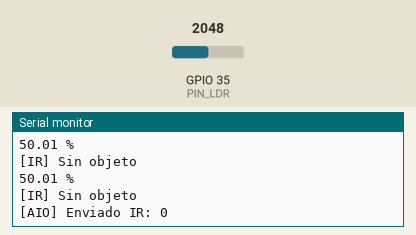
A sketch run on a simulated ESP32. Shown: the last lines printed to the serial monitor. Wiring (inferred from the names in the program): IR receiver: data GPIO 4. Inputs (shaded band) come from the test bench; at power-on: GPIO 35 (PIN_LDR) = 2048 (analog values on the 0–4095 scale). WiFi joins after 1.5 s; servers stay silent unless stated; no MQTT or app messages arrive unless stated.

Above: at 3.2 s.
3.3 s: GPIO 35 (PIN_LDR) set to 2540
At 4.6 s:
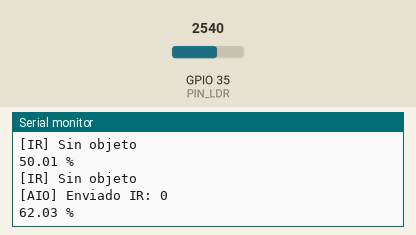
4.8 s: GPIO 35 (PIN_LDR) set to 2460
At 5.9 s:
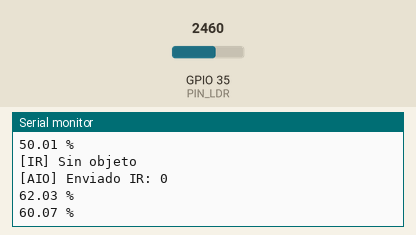
Timing chart, 0 to 7.8 s (numbered marks = the images above; inputs shaded):
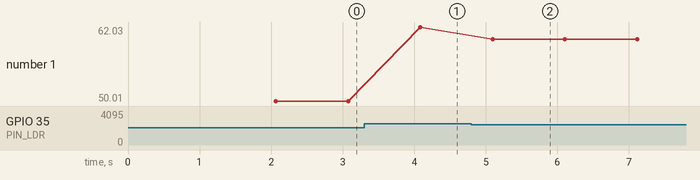

Measured:
- after the input at 3.3 s, the serial monitor: prints a new line after 0.79 s (image 1)
- after the input at 4.8 s, the serial monitor: prints a new line after 0.30 s (image 2)
- plotted number 1: 50.01 → 62.03 after the input at 3.3 s, 62.03 → 60.07 after the input at 4.8 s

The sketch:

Prueba.ino
```cpp
#include <WiFi.h>
#include <SPI.h>
#include <MFRC522.h>
#include "Adafruit_MQTT.h"
#include "Adafruit_MQTT_Client.h"

// ==================================================
// CONFIGURACION WIFI Y ADAFRUIT IO (cambia estos datos)
// ==================================================
#define WIFI_SSID      ""
#define WIFI_PASSWORD  ""

#define AIO_SERVER      "io.adafruit.com"
#define AIO_SERVERPORT  1883
#define AIO_USERNAME    ""
#define AIO_KEY         ""

// ==================================================
// PINES
// ==================================================
// Sensor IR
const int PIN_IR = 4;
int PIN_LDR = 35;

// ==================================================
// OBJETOS Y VARIABLES
// ==================================================

WiFiClient cliente;
Adafruit_MQTT_Client mqtt(&cliente, AIO_SERVER, AIO_SERVERPORT, AIO_USERNAME, AIO_KEY);

// Un feed por sensor
Adafruit_MQTT_Publish feedIR   = Adafruit_MQTT_Publish(&mqtt, AIO_USERNAME "/feeds/IR");
Adafruit_MQTT_Publish feedLDR  = Adafruit_MQTT_Publish(&mqtt, AIO_USERNAME "/feeds/porcentaje_luz");

// ---- IR ----
int estadoIR = 0;      // 1 = detectado, 0 = nada
int ultimoIR = -1;     // -1 fuerza el primer envio
unsigned long tEnvioIR = 0;
int estadoLDR = 0;
int ultimoLDR = -1;


// ---- Tiempos generales ----
const unsigned long INTERVALO_LECTURA   = 50;      // lectura de IR y PIR (ms)
const unsigned long INTERVALO_MIN_ENVIO = 2500;    // minimo entre envios del mismo feed (ms)
const unsigned long INTERVALO_PERIODICO = 20000;   // reenvio periodico de IR y PIR (ms)
const unsigned long INTERVALO_REINTENTO = 5000;    // reintento de conexion MQTT (ms)

unsigned long tLectura    = 0;
unsigned long tPeriodico  = 0;
unsigned long tReintento  = 0;

// ==================================================
// WIFI
// ==================================================
void conectarWiFi() {
  if (WiFi.status() == WL_CONNECTED) return;

  Serial.print("[WiFi] Conectando");
  WiFi.begin(WIFI_SSID, WIFI_PASSWORD);

  while (WiFi.status() != WL_CONNECTED) {
    delay(500);
    Serial.print(".");
  }
  Serial.println();
  Serial.println("[WiFi] Conectado");
}

// ==================================================
// ADAFRUIT IO (MQTT)
// ==================================================
void conectarMQTT() {
  if (mqtt.connected()) return;

  // Un solo intento cada 5 s, sin bloquear la lectura de sensores
  if (millis() - tReintento < INTERVALO_REINTENTO && tReintento != 0) return;
  tReintento = millis();

  Serial.println("[AIO] Conectando a Adafruit IO...");
  int8_t resultado = mqtt.connect();

  if (resultado == 0) {
    Serial.println("[AIO] Conectado");
  } else {
    Serial.print("[AIO] Error: ");
    Serial.println(mqtt.connectErrorString(resultado));
    mqtt.disconnect();
  }
}

void enviarNumero(Adafruit_MQTT_Publish &feed, int valor, const char *nombre) {
  if (feed.publish((int32_t)valor)) {
    Serial.print("[AIO] Enviado ");
    Serial.print(nombre);
    Serial.print(": ");
    Serial.println(valor);
  } else {
    Serial.print("[AIO] Error al enviar ");
    Serial.println(nombre);
  }
}

// ==================================================
// SENSOR IR
// ==================================================
void iniciarIR() {
  pinMode(PIN_IR, INPUT);
  Serial.println("[IR] Listo");
}

void leerIR() {
  // La mayoria de modulos IR dan LOW cuando detectan algo
  estadoIR = (digitalRead(PIN_IR) == LOW) ? 1 : 0;

  if (estadoIR != ultimoIR) {
    Serial.print("[IR] ");
    Serial.println(estadoIR ? "Objeto detectado" : "Sin objeto");

    // Enviar a Adafruit IO si ya paso el tiempo minimo
    if (mqtt.connected() && millis() - tEnvioIR >= INTERVALO_MIN_ENVIO) {
      enviarNumero(feedIR, estadoIR, "IR");
      tEnvioIR = millis();
      ultimoIR = estadoIR;
    } else if (!mqtt.connected()) {
      ultimoIR = estadoIR;
    }
  }
}

// ==================================================
// SETUP
// ==================================================
void setup() {
  Serial.begin(115200);
  analogReadResolution(12);
  delay(500);

  Serial.println("=== Iniciando sensores ===");

  iniciarIR();

  Serial.println("=== Iniciando conexion ===");
  conectarWiFi();
  conectarMQTT();

  Serial.println("=== Sistema en marcha ===");
}


// ==================================================
// LOOP
// ==================================================
void loop() {
  // Mantener las conexiones
  conectarWiFi();
  conectarMQTT();
  if (mqtt.connected()) mqtt.processPackets(10);

  int rawValue = analogRead(PIN_LDR);

  float porcentaje_luz = (rawValue/4095.0) * 100.0;
  Serial.print(porcentaje_luz);
  Serial.println(" %");

  // IR y PIR se leen cada 50 ms
  unsigned long ahora = millis();
  if (ahora - tLectura >= INTERVALO_LECTURA) {
    tLectura = ahora;

    leerIR();
  }

  if (mqtt.connected() && ahora - tPeriodico >= INTERVALO_PERIODICO) {
    tPeriodico = ahora;
    enviarNumero(feedIR, estadoIR, "IR (periodico)");
    enviarNumero(feedLDR, estadoLDR, "LDR");
  }

  delay(1000);
}
```
